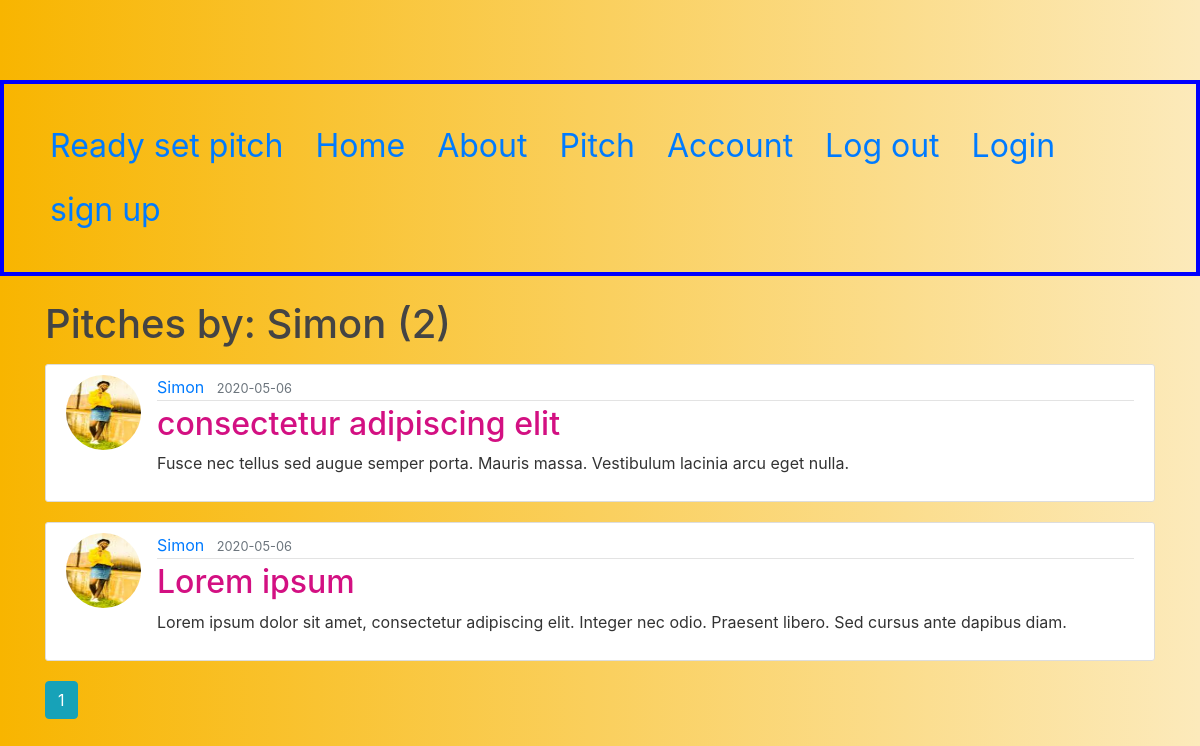
Before: /user/Simon with the older database file.
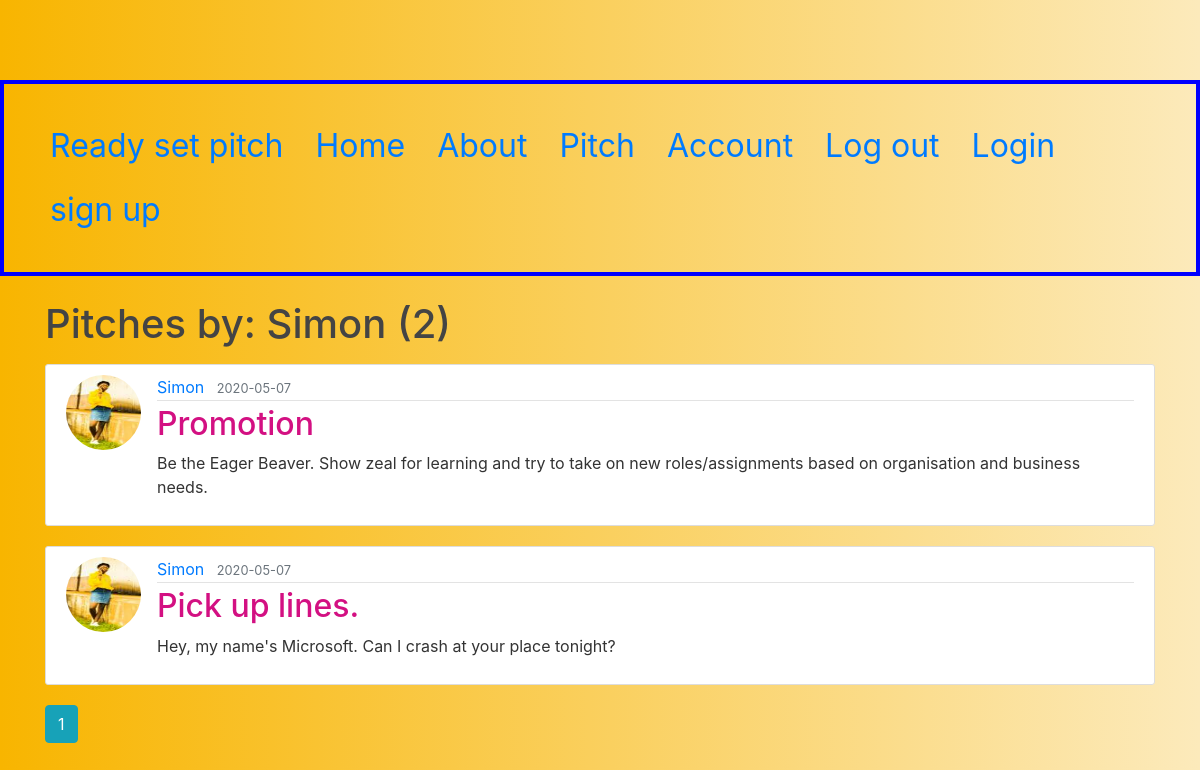
After: the same page with the newer database file.
### pitches/models.py (models this page shows, shortened)
class User(db.Model, UserMixin):
    id = db.Column(db.Integer, primary_key=True)
    username = db.Column(db.String(20), unique=True, nullable=False)
    email = db.Column(db.String(120), unique=True, nullable=False)
    image_file = db.Column(db.String(20), nullable=False, default='default.jpg')
    password = db.Column(db.String(60), nullable=False)
    pitches = db.relationship('Pitch', backref='author', lazy=True)

class Pitch(db.Model):
    id = db.Column(db.Integer, primary_key=True)
    category = db.Column(db.String(100), nullable=False)
    date_posted = db.Column(db.DateTime, nullable=False, default=datetime.utcnow)
    content = db.Column(db.Text, nullable=False)
    user_id = db.Column(db.Integer, db.ForeignKey('user.id'), nullable=False)

### pitches/users/routes.py (the view)
@users.route("/user/<string:username>")
def user_pitches(username):
    page = request.args.get('page', 1, type=int)
    user = User.query.filter_by(username=username).first_or_404()
    pitches = Pitch.query.filter_by(author=user)\
        .order_by(Pitch.date_posted.desc())\
        .paginate(page=page, per_page=4)
    return render_template('user_pitches.html', pitches=pitches, user=user)

### pitches/templates/user_pitches.html
{% extends 'layout.html' %} {% block content %}
<h1 class="mb-3">Pitches by: {{user.username }} ({{ pitches.total }})</h1>
{% for pitch in pitches.items %}
<article class="media content-section">
    <img class="rounded-circle article-img" src="{{ url_for('static', filename='profile_pics/' + pitch.author.image_file) }}">
    <div class="media-body">
        <div class="article-metadata">
            <a class="mr-2" href="{{ url_for('users.user_pitches', username=pitch.author.username) }}">{{ pitch.author.username }}</a>
            <small class="text-muted">{{ pitch.date_posted.strftime('%Y-%m-%d') }}</small>
        </div>
        <h2><a class="article-title" href="{{ url_for('pitchess.pitch', pitch_id=pitch.id) }}">{{ pitch.category }}</a></h2>
        <p class="article-content">{{ pitch.content }}</p>
    </div>
</article>
{% endfor %} {% for page_num in pitches.iter_pages(left_edge=1, right_edge=1, left_current=1, right_current=2) %} {% if page_num %} {% if pitches.page == page_num %}
<a class="btn btn-info mb-4" href="{{ url_for('users.user_pitches', username=user.username, page=page_num) }}">{{ page_num }}</a> {% else %}
<a class="btn btn-outline-info mb-4" href="{{ url_for('users.user_pitches', username=user.username, page=page_num) }}">{{ page_num }}</a> {% endif %} {% else %} ... {% endif %} {% endfor %} {% endblock content %}

### pitches/templates/layout.html (shortened to what this page needs)
<!DOCTYPE html>
<html>
<head>
    <link rel="stylesheet" href="https://maxcdn.bootstrapcdn.com/bootstrap/4.0.0/css/bootstrap.min.css">
    <link rel="stylesheet" type="text/css" href="{{ url_for('static', filename='main.css') }}">
    <link href="https://stackpath.bootstrapcdn.com/font-awesome/4.7.0/css/font-awesome.min.css" rel="stylesheet">
</head>
<body style="background: #fceabb;background: -webkit-linear-gradient(to right, #f8b500, #fceabb);background: linear-gradient(to right, #f8b500, #fceabb);">
    <header class="site-header">
        <nav style=" border:4px blue solid ;background-color: transparent; padding: 30px;text-align: center; font-size: xx-large;">
            <ul class="nav">
                <li class="nav-item">
                    <a class="nav-link" href="/">Ready set pitch</a>
                </li>
                <li class="nav-item">
                    <a class="nav-link" href="{{ url_for('main.home') }}">Home</a>
                </li>
                <li class="nav-item">
                    <a class="nav-link" href="{{ url_for('main.about') }}">About</a>
                </li>
                <li class="nav-item">
                    <a class="nav-link active" href="{{ url_for('pitchess.new_pitch') }}">Pitch</a>
                </li>
                <li class="nav-item">
                    <a class="nav-link" href="{{ url_for('users.account') }}">Account</a>
                </li>
                <li class="nav-item">
                    <a class="nav-link" href="{{ url_for('users.logout') }}">Log out</a>
                </li>
                <li class="nav-item">
                    <a class="nav-link" href="{{ url_for('users.login') }}">Login</a>
                </li>
                <li class="nav-item">
                    <a class="nav-link" href="{{ url_for('users.signup') }}">sign up</a>
                </li>
            </ul>
        </nav>
    </header>
    <br>
    <main role="main" class="container">
        <div class="row">
            <div class="col-md-12">
                 {% block content %}{% endblock %}
            </div>
        </div>
    </main>
</body>
</html>

### pitches/static/main.css (style rules this page uses)
body { background: #fafafa; color: #333333; margin-top: 5rem; }
h1, h2, h3, h4, h5, h6 { color: #444444; }
.content-section { background: #ffffff; padding: 10px 20px; border: 1px solid #dddddd; border-radius: 3px; margin-bottom: 20px; }
.article-title { color: #d31082; }
.article-content { white-space: pre-line; }
.article-img { height: 75px; width: 75px; margin-right: 16px; }
.article-metadata { padding-bottom: 1px; margin-bottom: 4px; border-bottom: 1px solid #e3e3e3 }

Changed rows visible on the page:
no longer on this page (row edited): Pitch: image_file (picture), author.username "Simon", date_posted "2020-05-06", category "consectetur adipiscing elit", content "Fusce nec tellus sed augue semper porta. Mauris massa. Vestibulum lacinia arcu eget nulla."
now on this page (row edited): Pitch: image_file (picture), author.username "Simon", date_posted "2020-05-07", category "Promotion", content "Be the Eager Beaver. Show zeal for learning and try to take on new roles/assignments based on organisation and business needs."
changed Pitch: date_posted "2020-05-06" → "2020-05-07"; category "Lorem ipsum" → "Pick up lines."; content "Lorem ipsum dolor sit amet, consectetur adipiscing elit. Integer nec odio. Praesent libero. Sed cursus ante dapibus diam." → "Hey, my name's Microsoft. Can I crash at your place tonight?"
